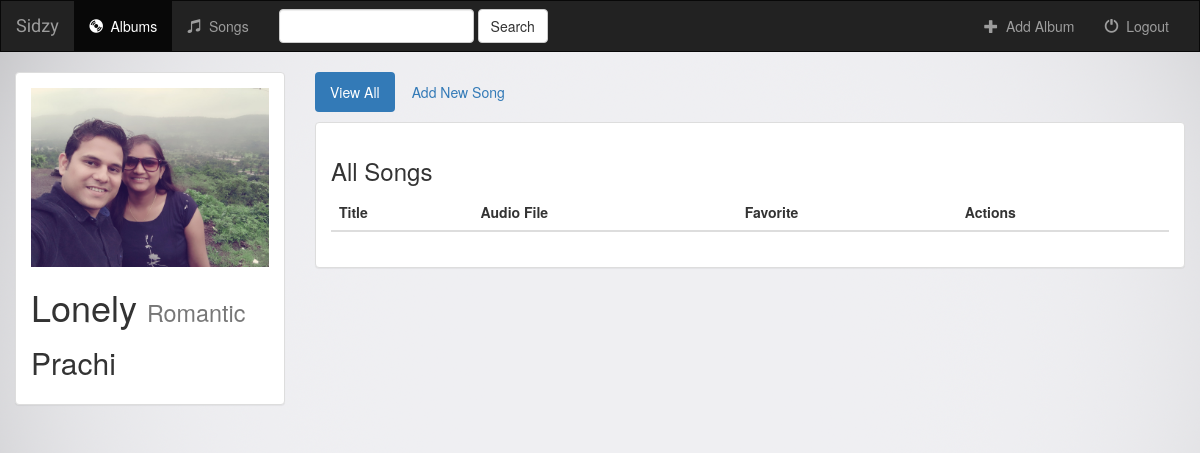
/music/2/, run on the app's committed database.
### music/models.py (models this page shows, shortened)
class Album(models.Model):
    artist = models.CharField(max_length=250)
    album_title = models.CharField(max_length=500)
    genre = models.CharField(max_length=100)
    album_logo = models.FileField()

### music/views.py (the view)
# urls.py: url(r'^(?P<pk>[0-9]+)/$', views.DetailView.as_view(), name='detail'),
class DetailView(generic.DetailView):
    model = Album
    template_name='music/detail.html'

### music/templates/music/detail.html (shortened to what this page needs)
{% extends "music/base.html" %}
{% block body %}
    <div class="container-fluid songs-container">
        <div class="row">
            <div class="col-sm-4 col-md-3">
                <div class="panel panel-default">
                    <div class="panel-body">
                        <a href="{% url 'music:detail' album.id %}">
                            <img src="{{ album.album_logo.url }}" class="img-responsive"/>
                        </a>
                        <h1>{{ album.album_title }}
                            <small>{{ album.genre }}</small>
                        </h1>
                        <h2>{{ album.artist }}</h2>
                    </div>
                </div>
            </div>
            <div class="col-sm-8 col-md-9">
                <ul class="nav nav-pills" style="margin-bottom: 10px;">
                    <li class="active">
                        <a href="{% url 'music:detail' album.id %}">View All</a>
                    </li>
                    <li>
                        <a href="#">Add New Song</a>
                    </li>
                </ul>
                <div class="panel panel-default">
                    <div class="panel-body">
                        <h3>All Songs</h3>
                        <table class="table">
                            <thead>
                                <tr>
                                    <th>Title</th>
                                    <th>Audio File</th>
                                    <th>Favorite</th>
                                    <th>Actions</th>
                                </tr>
                            </thead>
                        </table>
                    </div>
                </div>
            </div>
        </div>
    </div>
{% endblock body %}

### music/static/music/style.css (style rules this page uses)
body { background: white url("images/background.png"); }

### data on the page
Album: album_logo (picture), album_title "Lonely", genre "Romantic", artist "Prachi"
